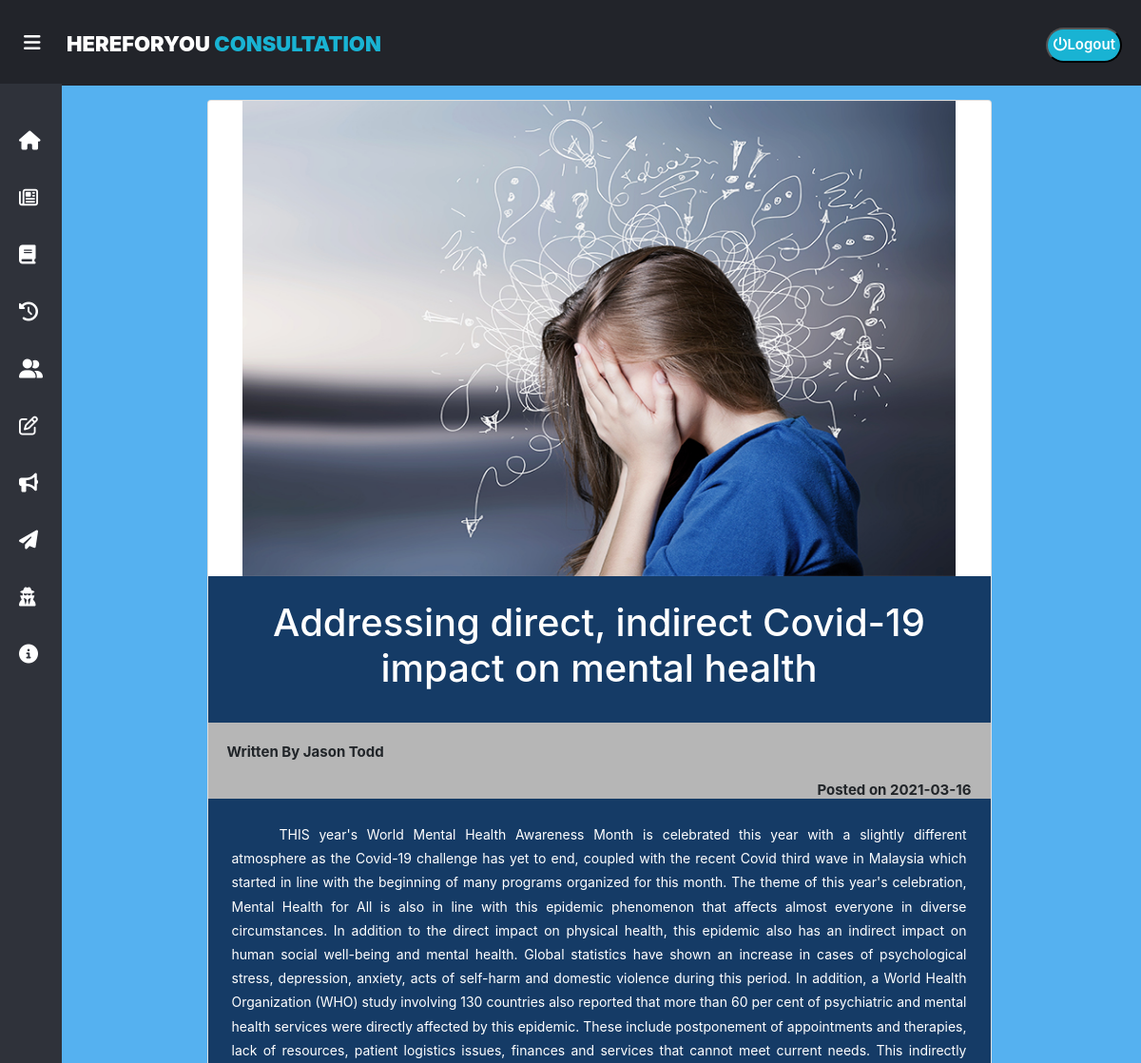
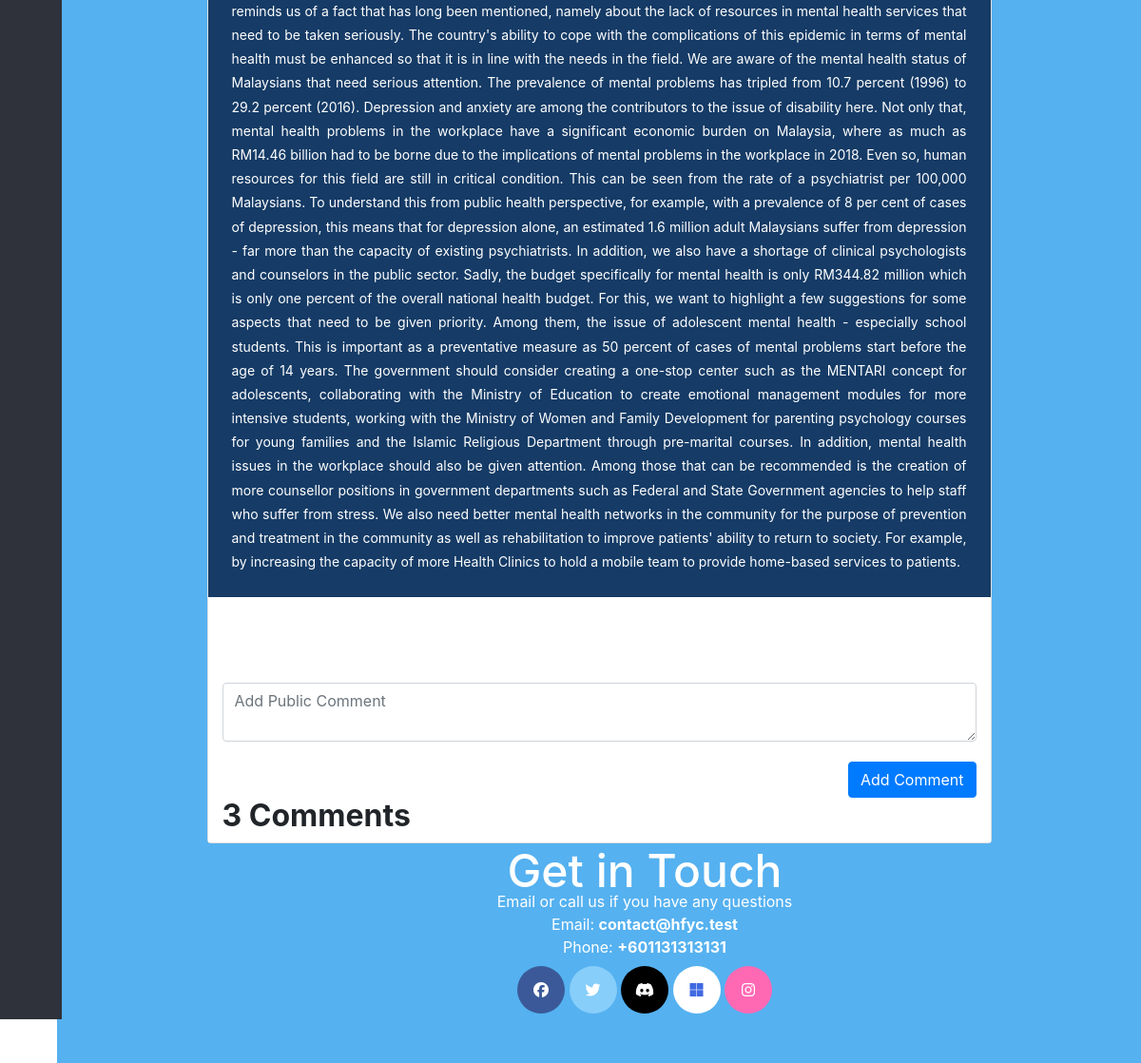
The page /hfyc/latest_news/NewsDisplay/Display_News.php?NewsID=1 (signed in) on the database its author committed (2 pictures, top to bottom).
### tables this page shows
CREATE TABLE IF NOT EXISTS `news_data` (
  `NewsID` int(11) NOT NULL AUTO_INCREMENT,
  `AdminID` varchar(255) NOT NULL,
  `NewsDate` varchar(255) NOT NULL,
  `NewsTitle` varchar(255) NOT NULL,
  `NewsContent` longtext NOT NULL,
  PRIMARY KEY (`NewsID`)
);

### hfyc/latest_news/NewsDisplay/Display_News.php (the view, shortened to what this page needs)
<!DOCTYPE html>
<html lang="en" dir="ltr">
<head>
  <?php
  require "db.con.php";
  $sqlNumComments = $conn->query("SELECT ID FROM `latest-news_comments` WHERE News_ID = " . $_GET['NewsID']);
  $numComments = $sqlNumComments->num_rows;
  ?>
  <link rel="stylesheet" href="News.css">
  <link rel="stylesheet" href="https://use.fontawesome.com/releases/v5.8.1/css/all.css">
  <link rel="stylesheet" href="https://cdnjs.cloudflare.com/ajax/libs/font-awesome/5.12.1/css/all.min.css">
  <link rel="stylesheet" href="https://stackpath.bootstrapcdn.com/bootstrap/4.3.1/css/bootstrap.min.css">
</head>
<body>
  <header>
    <label for="check">
      <i class="fas fa-bars" id="sidebar_btn"></i>
    </label>
    <div class="left_area">
      <h3>HEREFORYOU <span>CONSULTATION</span></h3>
    </div>
    <div class="right_area">
      <?php
      if (isset($_SESSION['id'])) {
        echo '<form style="--i: 1.8s" action="../../m_connection/logout.con.php" method="post">
        <button type="submit" name="logout-submit" class="logout_btn"><i class="fas fa-power-off"></i>Logout</button>';
      }
      ?>
      </form>
    </div>
  </header>
      <?php
      require '../../sidebar_template.php';
      ?>
  <div class="sidebar">
    <?php
    require '../../sidebar_template.php';
    ?>
  </div>
  <div class="content">
    <div class="card">
      <div class="mainlist">
        <?php
        require "db.con.php";
        $sql = 'SELECT * FROM news_data WHERE NewsID LIKE ' . $_GET["NewsID"] . ';';
        $result = mysqli_query($conn, $sql);
        $row = mysqli_fetch_assoc($result);
        $sql = "SELECT AdminName FROM `admin` WHERE AdminID = '" . $row['AdminID'] . "'";
        $name = mysqli_fetch_assoc(mysqli_query($conn, $sql))['AdminName'];
        if (file_exists('../Uploaded_Files/newsthumb' . $_GET['NewsID'] . '.jpg')) {
          echo '<div class="thumbnail"><img src="../Uploaded_Files/newsthumb' . $_GET['NewsID'] . '.jpg" class="news_thumb" alt="news_thumb">';
        } else if (file_exists('../Uploaded_Files/newsthumb' . $_GET['NewsID'] . '.png')) {
          echo '<div class="thumbnail"><img src="../Uploaded_Files/newsthumb' . $_GET['NewsID'] . '.png" class="news_thumb" alt="news_thumb">';
        } else if (file_exists('../Uploaded_Files/newsthumb' . $_GET['NewsID'] . '.jpeg')) {
          echo '<div class="thumbnail"><img src="../Uploaded_Files/newsthumb' . $_GET['NewsID'] . '.jpeg" class="news_thumb" alt="news_thumb">';
        } else {
        }
        echo '<div class="newstitle"><h1>' . $row['NewsTitle'] . '</h1></div>';
        echo '<div class="detail"><b>Written By ' . $name . '</b></div>';
        echo '<div class="postdate"><b>Posted on ' . $row['NewsDate'] . '</b></div>';
        echo '<div class="info">' . $row['NewsContent'] . '</div>';
        ?>
      </div>
    </div>
    <div class="comment-section">
      <div class="container" style="margin-top:50px;">
        <div class="row">
          <div class="col-md-12">
            <?php
            if (isset($_SESSION['id']))
              echo '<textarea class="form-control" id="mainComment" placeholder="Add Public Comment" cols="30" rows="2"></textarea><br>';
            if (isset($_SESSION['id']))
              echo '<button style="float:right" class="btn-primary btn" onclick="isReply = false;" id="addComment">Add Comment</button>';
            ?>
          </div>
        </div>
        <div class="row">
          <div class="col-md-12">
            <h2><b id="numComments"><?php echo $numComments ?> Comments</b></h2>
          </div>
        </div>
      </div>
    </div>
  </div>
  <footer>
    <h3>Get in Touch</h3>
    <p>Email or call us if you have any questions</p>
    <p>Email: <strong>contact@hfyc.test</strong></p>
    <p>Phone:
      <strong>+601131313131</strong>
    </p>
    <p class="social-media">
      <a href="https://www.facebook.com/Here4U-Consultation-104752271688960"><i class="fab fa-facebook" onclick=""></i></a>
      <a href="https://twitter.com/Here4uC"><i class="fab fa-twitter"></i></a>
      <a href="https://discord.gg/8VDjdcyZDS"><i class="fab fa-discord"></i></a>
      <a href="https://tinyurl.com/2sueavzs"><i class="fab fa-microsoft"></i></a>
      <a href="https://www.instagram.com/here4u_consultation/"><i class="fab fa-instagram"></i></a>
    </p>
  </footer>
</body>
</html>

### hfyc/latest_news/NewsDisplay/News.css (style rules this page uses)
body { margin: 0; padding: 0; font-family: "Roboto", sans-serif; background: cornflowerblue; }
header { z-index: 1; position: fixed; background: #22242A; padding: 20px; width: calc(100% - 0%); top: 0; height: 90px !important; }
.left_area h3 { color: #fff; margin: 0; text-transform: uppercase; font-size: 22px; font-weight: 900; margin-left: 50px; margin-top: -11px; }
.left_area span { color: #19B3D3; }
.logout_btn { padding: 5px; background: #19B3D3; text-decoration: none; float: right; margin-top: -30px; border-radius: 2px; font-size: 15px; font-weight: 600; color: #fff; transition: 0.5s; transition-property: background; border-radius: 25px; }
.sidebar { z-index: 1; top: 0; background: #2f323a; margin-top: 88px !important; padding-top: 30px; position: fixed; left: 0; width: 250px; height: calc(103% - 9%) !important; transition: 0.5s; transition-property: left; overflow-y: auto; }
label #sidebar_btn { z-index: 1; color: #fff; position: fixed; cursor: pointer; left: 25px; font-size: 20px; margin: 5px 0; transition: 0.5s; transition-property: color; }
#check:checked~.sidebar { left: -185px; }
.content { width: (100% - 250px); margin-top: 85px; padding: 20px; margin-left: 250px; background: #55B1F0; background-position: center; background-size: cover; transition: 0.5s; }
.content .card { margin-bottom: 10px; font-size: 14px; text-align: center; width: 75%; margin: auto; }
#check:checked~.content { margin-left: 60px; }
footer { text-align: center; padding: 0rem 0rem 2rem 6rem; margin: auto; line-height: 0.5; background-color: #55B1F0; color: #fff; }
footer h3 { font-size: 3rem; margin-bottom: 0; }
.social-media { margin-bottom: 0px; }
.fab { height: 50px; width: 50px; padding-top: 17px; border-radius: 50px; transition: 0.3s; }
.fa-facebook { background: #3B5998; color: white; }
.fa-twitter { background: lightskyblue; color: white; }
.fa-discord { background: black; color: #fff; }
.fa-microsoft { background: #fff; color: royalblue; }
.fa-instagram { background: hotpink; color: #fff; }
.mainlist { width: 100%; margin: auto; display: grid; grid-template-columns: 1fr 1fr !important; justify-content: center !important; gap: 0px !important; justify-items: stretch !important; grid-template-areas: "thumbnail thumbnail" "newstitle newstitle" "detail postdate" "info info"; }
.thumbnail { grid-area: thumbnail; max-width: 100%; width: 100%; height: auto; object-fit: cover; }
.thumbnail img { align-items: center; max-width: 750px; max-height: 500px; width: 100%; height: auto; }
.news_thumb { text-align: center; }
.newstitle { grid-area: newstitle; background: rgb(21, 59, 102); color: #fff; font-size: 30px; padding: 25px; word-wrap: break-word; }
.detail { grid-area: detail; background-color: rgb(182, 182, 182); font-size: 15px; height: 25px; padding: 20px; text-align: left; }
.postdate { grid-area: postdate; background-color: rgb(182, 182, 182); font-size: 15px; height: 25px; padding: 20px; text-align: right; }
.info { grid-area: info; background: rgb(21, 59, 102); min-height: 500px; color: #fff; text-align: justify; padding: 25px; text-indent: 50px; line-height: 1.8; }
.comment-section { text-align: left; margin-top: 20px; background: #fff; padding-top: 20px; }

### rows shown on the page
news_data: NewsTitle "Addressing direct, indirect Covid-19 impact on mental health", AdminID.AdminName "Jason Todd", NewsDate "2021-03-16", NewsContent "THIS year's World Mental Health Awareness Month is celebrated this year with a slightly different atmosphere as the Covid-19 challenge has yet to end, coupled with the recent Covid third wave in Malaysia which started in line with the beginning of many programs organized for this month. The theme of this year's celebration, Mental Health for All is also in line with this epidemic phenomenon that affects almost everyone in diverse circumstances. In addition to the direct impact on physical health, this epidemic also has an indirect impact on human social well-being and mental health. Global statistics have shown an increase in cases of psychological stress, depression, anxiety, acts of…"

### other values the page prints
$numComments "3"
